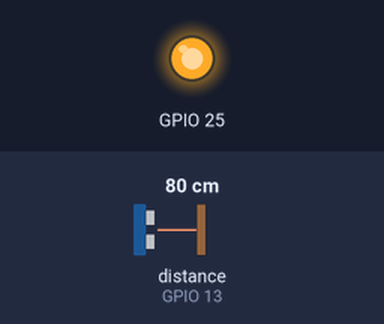
A program run on a simulated ESP32. Shown: output pins drawn as LEDs (lit = HIGH). Wiring (inferred from the names in the program): ultrasonic range finder: trigger GPIO 12; echo GPIO 13. Inputs (shaded band) come from the test bench; at power-on: distance to the obstacle (sensor on GPIO 13) 80 cm. The echo pulse lasts 58.3 µs per cm; WiFi joins after 1.5 s; servers stay silent unless stated; uploads are accepted with an empty reply; the local clock reads 2024-03-15 10:24:30 at power-on unless the program sets it; pins used as bus, display or sensor lines are not drawn; what the program prints to the serial monitor is not drawn.

Above: at 2.3 s.
2.4 s: distance to the obstacle (sensor on GPIO 13) set to 53 cm
3.9 s: distance to the obstacle (sensor on GPIO 13) set to 46 cm
At 5.2 s:
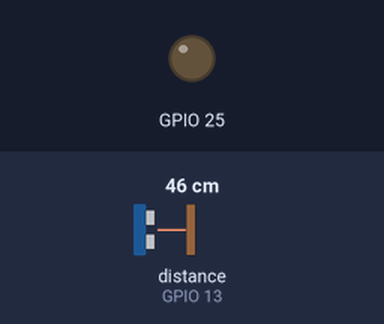
Timing chart, 0 to 6.9 s (numbered marks = the images above; inputs shaded):
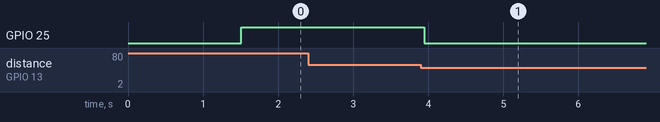

Measured:
- the behaviour switches between 50 and 49 cm on distance to the obstacle (sensor on GPIO 13) (found by bisection; images 0 and 1)
- after the input at 2.4 s, every drawn part: stays the same
- after the input at 3.9 s, GPIO 25: HIGH → LOW after 0.05 s

The program:

main.cpp
```cpp
#include <Arduino.h>
#include <ArduinoJson.h>
#include <HTTPClient.h>
#include <time.h>
#include <credential.h>

#define TRG 12
#define ECH 13
#define HIGHTIME 10
#define threshold 500   // 50cm
#define judge_time 1000 // 1秒

HTTPClient http;

struct tm timeInfo; // 時刻を格納するオブジェクト
int before_hour = 0;
int start_day = 0;
int start_hour;

unsigned long calculateDistance(unsigned long timeMicroseconds)
{
  const double temp = 26.0;
  return (timeMicroseconds / 2) * 0.3466; // 丸め誤差などにより0になってしまうため先に計算（331m/s + 0.6 * 26 * / 1000000μs * 1000mm）mm/s
}

float responseEcho()
{
  float dis;
  unsigned long diff;

  digitalWrite(TRG, HIGH);
  delayMicroseconds(HIGHTIME);
  digitalWrite(TRG, LOW);
  diff = pulseIn(ECH, HIGH);
  return calculateDistance((float)diff);
}

bool isLargeAmountChange()
{
  bool result = false;
  float dis = responseEcho();
  Serial.println(dis);
  if (dis < threshold)
  {
    return true;
  }
  else
  {
    return false;
  }
}

void sendSlackMessage(String webHookUrl, String text)
{
  char json_string[255];
  StaticJsonDocument<200> doc;
  doc["text"] = text;
  serializeJson(doc, json_string, sizeof(json_string));
  HTTPClient http;
  http.begin(webHookUrl);
  http.addHeader("Content-Type", "application/json");
  int status_code = http.POST((uint8_t *)json_string, strlen(json_string));
  if (status_code == 200)
  {
    Serial.printf("[POST]Send to server (URL:%s)", webHookUrl);
  }
  else
  {
    Serial.printf("[POST]failed to send to server (URL:%s)", webHookUrl);
  }
  http.end();
}

bool first_time = true;
void judge(String sendText)
{
  if (isLargeAmountChange())
  {
    ledcWrite(1, 0);
    const unsigned long judgeStart = millis();
    int totalCount = 0;
    int openJudgeCount = 0;
    while ((millis() - judgeStart) < judge_time)
    {
      totalCount += 1;
      const bool check = isLargeAmountChange();
      Serial.println(isLargeAmountChange());
      if (check)
      {
        openJudgeCount += 1;
      }
    }
    Serial.println((double)openJudgeCount / totalCount);
    Serial.println(totalCount);
    if ((double)openJudgeCount / totalCount > 0.6)
    {
      getLocalTime(&timeInfo);
      first_time = false;
      start_hour = timeInfo.tm_hour;
      sendSlackMessage(WEBHOOK_URL, sendText);
      delay(10000);
    }
  }
  else
  {
    ledcWrite(1, 255);
  }
  delay(50);
}

void setup()
{
  Serial.begin(115200);

  //// WiFi設定
  WiFi.begin(SSID, PASSWORD);
  Serial.print("connecting to WiFi.");
  int i = 0;
  while (WiFi.status() != WL_CONNECTED)
  {
    delay(100);
    Serial.print(".");
    i++;
    if (i == 100)
    {
      i = 0;
      Serial.println("Retry!!! please check your ssid and passpword");
    }
  }
  Serial.println();
  ////

  //// センサピンの設定
  pinMode(TRG, OUTPUT);
  pinMode(ECH, INPUT);
  ////

  ////　ステータスLEDの設定
  ledcSetup(1, 12000, 8);
  ledcAttachPin(A18, 1);
  ledcWrite(1, 0);
  ////

  ////　時刻設定
  Serial.println("connected! & timeset!");
  configTime(9 * 3600L, 0, "ntp.nict.jp", "time.google.com", "ntp.jst.mfeed.ad.jp"); // NTPの設定
  getLocalTime(&timeInfo);
  before_hour = timeInfo.tm_hour;
  start_day = timeInfo.tm_mday;
  Serial.printf("now_day: %i\n", timeInfo.tm_mday);
  Serial.printf("start_day: %i\n", start_day);
  if (!(timeInfo.tm_mday == start_day))
  {
    Serial.println("起動日と現在時刻が違うためリスタート");
    ESP.restart();
  }
  ////

  ////　起動日初回実行
  while (first_time)
  {
    judge("HaLakeがOpenしました");
  }
  ////
}

void loop()
{
  getLocalTime(&timeInfo);
  if (timeInfo.tm_hour > 18)
  {
    goto bailout;
  }
  judge("開閉しました");

bailout:
  if (1 == (timeInfo.tm_mday - start_day))
  {
    Serial.println(timeInfo.tm_mday); // debug
    delay(60000);                     // 00:01にリセット
    ESP.restart();
  }
}
```

sample.credential.h
```cpp
#include <WString.h>

#define SSID ""        // wifi ssid
#define PASSWORD ""    // wifi password
#define WEBHOOK_URL "" // slack incoming web hook url
```
